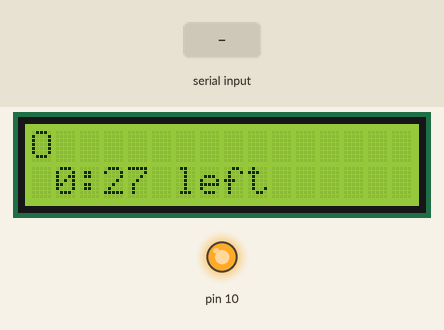
The sketch below on a simulated Arduino Uno, built with avr-gcc and run on an emulated ATmega328P. Shown: 16×2 character LCD, output pins drawn as LEDs (lit = HIGH). The inputs (shaded band) are chosen by the test bench.

Above: at 3.1 s.
At 29.0 s:
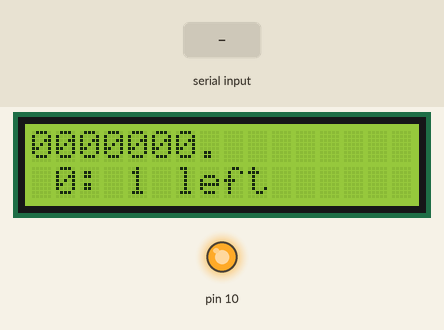
30.5 s: "." received over Serial
At 31.3 s:
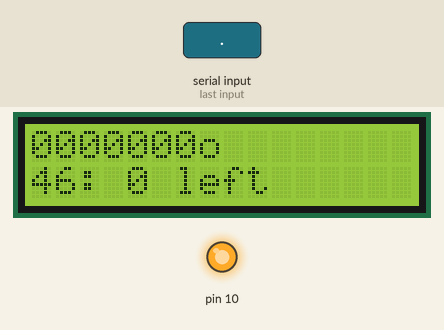
At 62.8 s:
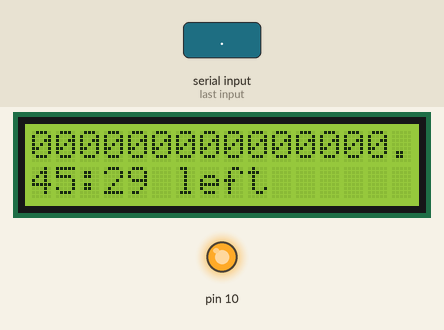
Timing chart, 0 to 64.3 s (numbered marks = the images above; inputs shaded):
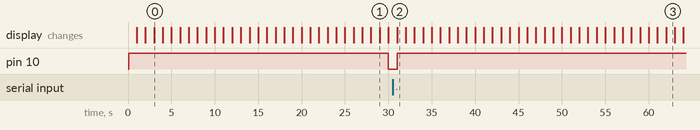

Measured:
- after the input at 30.5 s, pin 10: LOW → HIGH after 0.50 s; the display: changes after 0.50 s (image 2)
- what the display in image 0 shows lasts 1.0 s, from 3.0 s to 4.0 s

The sketch:

pomarduino.pde
```cpp
#include <LiquidCrystal.h>

LiquidCrystal lcd(8, 9, 4, 5, 6, 7);

const int LINE_SIZE = 16;

char first_line[LINE_SIZE] = "";
char anim_index = 0;

char remain_str[LINE_SIZE+1] = "";

int remaining_time = 0.5*60;

int last_pulse = 0;

void setup() {

  // Init LCD
  lcd.begin(16, 2);

   pinMode(10, OUTPUT);

  // Init Serial
  Serial.begin(9600);

}

void animate() {
    lcd.setCursor(0, 0);
    lcd.print(first_line);

    if ( anim_index >= LINE_SIZE )
      anim_index = 0;

    switch ( first_line[anim_index] ) {
      case '.':
        first_line[anim_index] = 'o';
        break;
      case 'o':
        first_line[anim_index] = 'O';
        break;
      case 'O':
        first_line[anim_index] = '0';
        anim_index++;
        break;
      case '0':
        first_line[anim_index] = '.';
        anim_index++;
        break;
      default:
        first_line[anim_index] = '.';
        break;
    }
}

void display_remaining(int min, int sec) {
 lcd.setCursor(0, 1);
 sprintf(remain_str, "%2d:%2d left", min, sec);
 lcd.print(remain_str);
}

void loop() {

  if ( Serial.available() > 0 )
  {
   int time = Serial.read();
   remaining_time = time * 60;
  }


  if ( remaining_time > 0 ) {
    animate();
    display_remaining(remaining_time/60, remaining_time%60);
    remaining_time--;
    digitalWrite(10, HIGH);
  } else {
    lcd.clear();
    digitalWrite(10, LOW);
  }

  int delta = millis() - last_pulse;
  delay(1000 - delta);
  last_pulse = millis();

}
```
